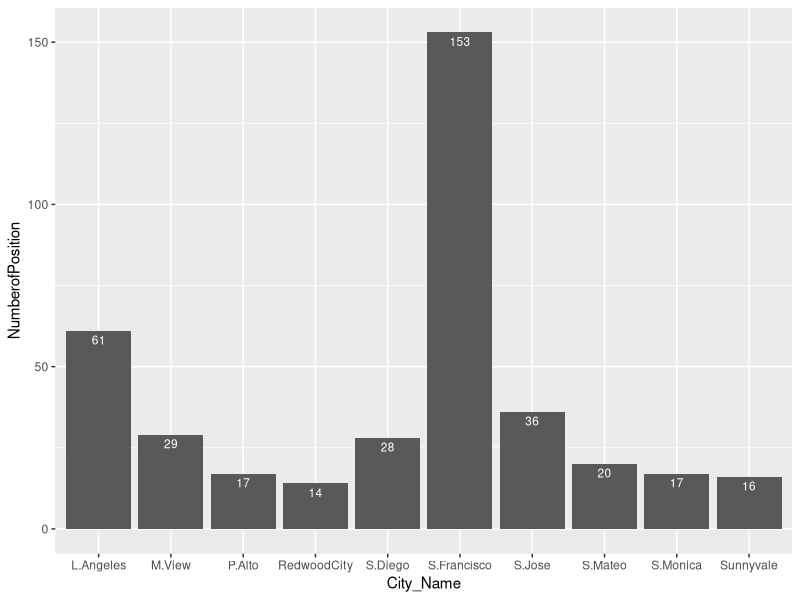
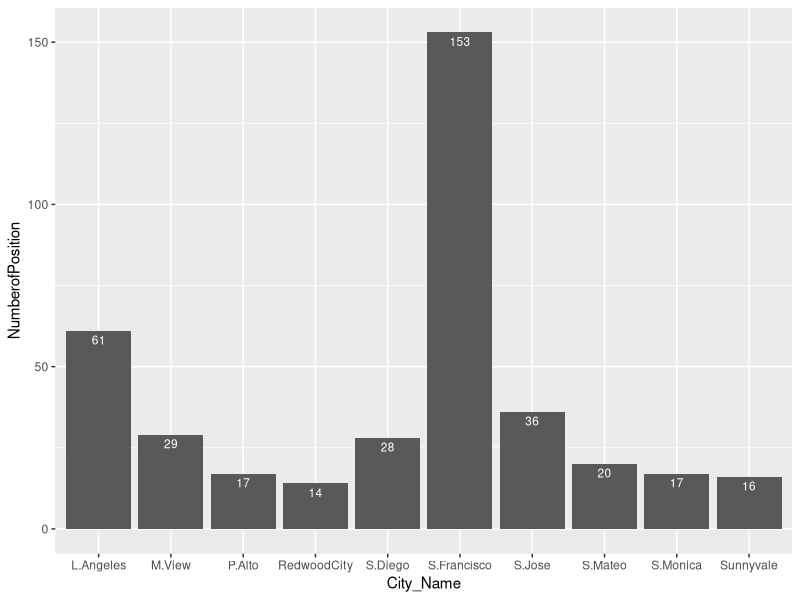
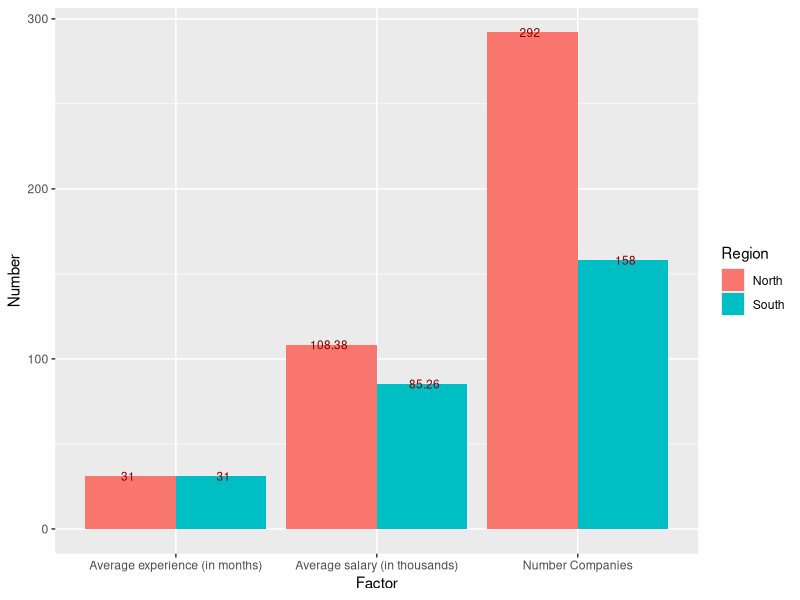
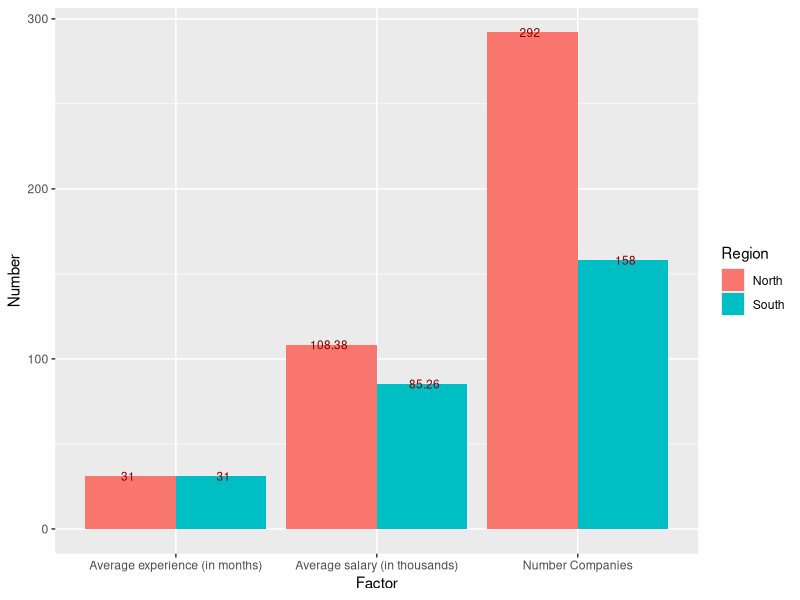
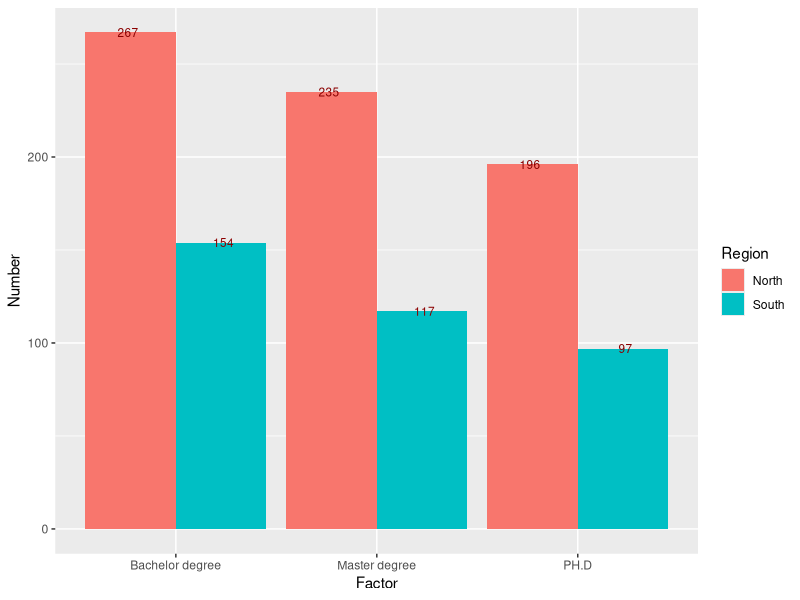
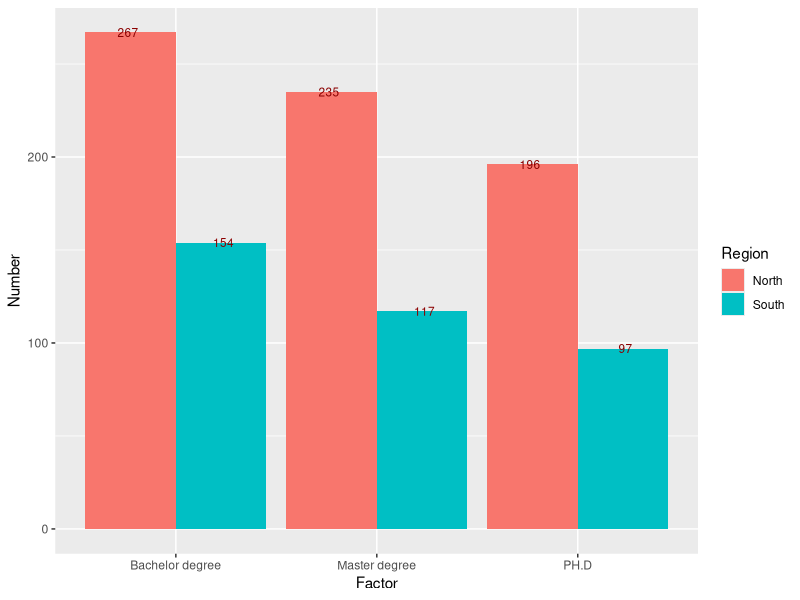
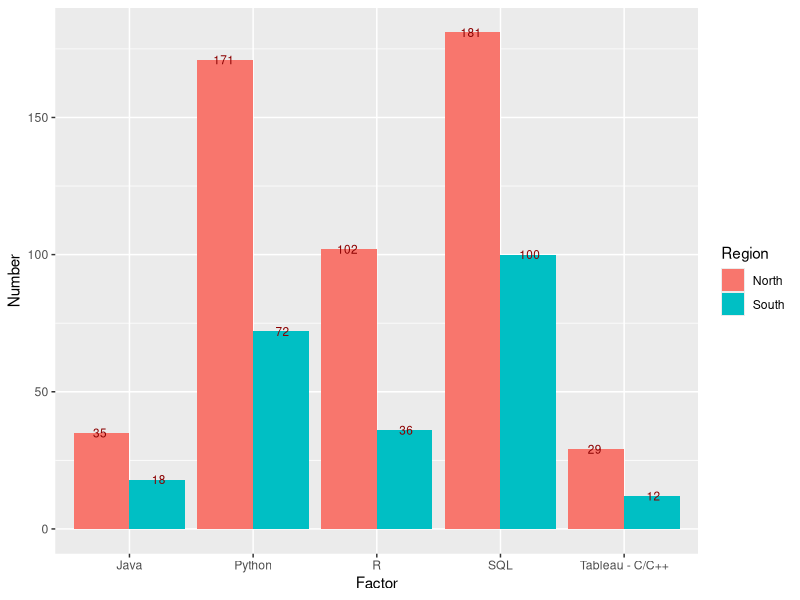
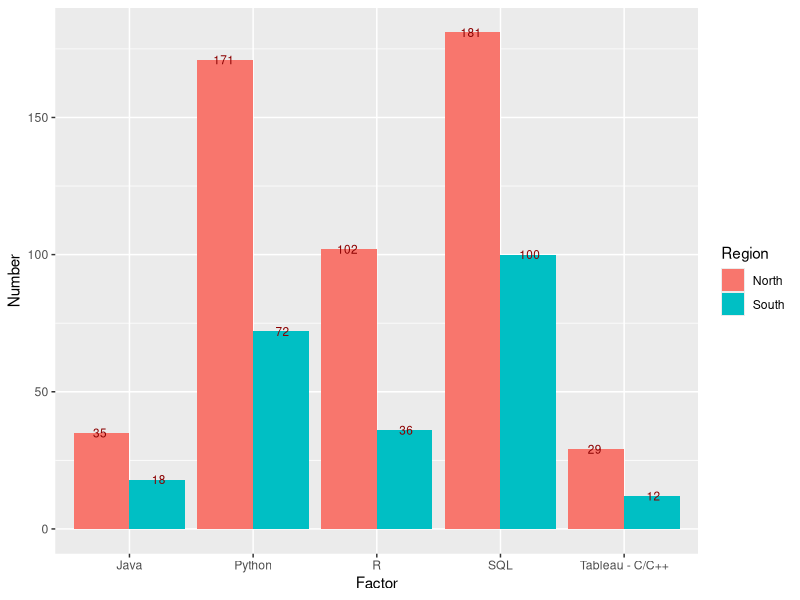

Generate these figures, in order, with R:
## ---- chunk 1
pkg_list = c("ggplot2", "plyr", "stringr")
mia_pkgs = pkg_list[!(pkg_list %in% installed.packages()[,"Package"])]
if(length(mia_pkgs) > 0) install.packages(mia_pkgs)
loaded_pkgs = lapply(pkg_list, require, character.only=TRUE)
## ---- chunk 2
jdata = read.csv("datarelatedjobs.csv")
jdata$X = NULL
names(jdata)
summary(jdata)
str(jdata)
## ---- chunk 3
jdata$Preferred_mj1 = as.character(jdata$Preferred_mj1)
jdata$Preferred_mj2 = as.character(jdata$Preferred_mj2)

for(i in 1:length(jdata$Standing)){
  if(is.na(jdata$Standing[i])){
    jdata$Standing[i] = "All levels"
  }
} 
for(i in 1:length(jdata$Preferred_mj1)){
  if(is.na(jdata$Preferred_mj1[i])){
    jdata$Preferred_mj1[i] = "Data_related"
  }  
  if(is.na(jdata$Preferred_mj2[i])){
      jdata$Preferred_mj2[i] = "Data_related"
  }
} 
count(jdata$Preferred_mj2)[order(count(jdata$Preferred_mj2)$freq, decreasing = T),]
head(jdata,10)
## ---- chunk 4
ct_City = count(jdata$City)
topCity = ct_City[order(ct_City$freq, decreasing = T),]

tCitydf = data.frame(City_Name =  c("S.Francisco" , "L.Angeles" , "S.Jose" , "M.View" , "S.Diego", "S.Mateo" , "P.Alto", "S.Monica", "Sunnyvale" , "RedwoodCity"),
                     NumberofPosition = c(topCity$freq[1:10]))

city_plotg = ggplot(data = tCitydf, aes(x = City_Name, y = NumberofPosition)) + 
    geom_bar(stat = "identity", position=position_dodge()) +
    geom_text(aes(label = NumberofPosition), position = position_dodge(0.95), vjust= 1.5, color = "white", size = 3)
jpeg('city_plotg.jpg')
plot(city_plotg)
city_plotg
## ---- chunk 5
North_sub = jdata[which(jdata$Region == "North CA"),]
head(North_sub,5)
South_sub = jdata[which(jdata$Region == "South CA"),]
head(South_sub,5)
## ---- chunk 6
n_companies_north = rep(0, length(count(North_sub$Company)$freq))
n_companies_south = rep(0, length(count(South_sub$Company)$freq))

for(i in 1:length(count(North_sub$Company)$freq)){
  if(count(North_sub$Company)$freq[i] == 1){
    n_companies_north[i] = count(North_sub$Company)$freq[i] 
  } else{
    n_companies_north[i] = 1
  }
}

for(i in 1:length(count(South_sub$Company)$freq)){
  if(count(South_sub$Company)$freq[i] == 1){
    n_companies_south[i] = count(South_sub$Company)$freq[i] 
  } else{
    n_companies_south[i] = 1
  }
}
sum(n_companies_north)
sum(n_companies_south)
## ---- chunk 7
avg_exp_N = round(mean(North_sub$Min_exp)*12,0)
avg_exp_S = round(mean(South_sub$Min_exp)*12,0)
avg_exp_N
avg_exp_S
## ---- chunk 8
#Use NA.omit to omit to take out NA values then use mean function to find average
Omit_yr_salary_N = na.omit(North_sub$Est_min_avg_salary)
Omit_yr_salary_S = na.omit(South_sub$Est_min_avg_salary)
North_Est_min_salary = round(mean(Omit_yr_salary_N)/1000,2)
South_Est_min_salary = round(mean(Omit_yr_salary_S)/1000,2)

North_Est_min_salary
South_Est_min_salary
## ---- chunk 9
firstdf = data.frame(
          Region = rep(c("North", "South"), each = 3),
          Factor = rep(c("Average experience (in months)", "Average salary (in thousands)","Number Companies")),
          Number = c(avg_exp_N, North_Est_min_salary, sum(n_companies_north),
                     avg_exp_S, South_Est_min_salary, sum(n_companies_south)))

plotfirst = ggplot(data = firstdf, aes(x = Factor, y = Number, fill = Region)) + 
    geom_bar(stat = "identity", position=position_dodge()) +  
    geom_text(aes(label = Number), position = position_dodge(0.95), vjust=0.5, color = "darkred", size = 3)

jpeg('plotfirst.jpg')
plot(plotfirst)
plotfirst

## ---- chunk 10
#Nearly same as counting number of companies:
#Create 3 vectors: n_bach, n_master, n_phd to store the values.
#For this one we need to use stringr.
#Ex: All levels -> n_bach = n_bach + 1, n_master = n_master + 1, n_phd = n_phd + 1
#BS/MS ->  n_bach = n_bach + 1, n_master = n_master + 1 (Use  stringr so that we can get only BS or only MS)
Standing_sub = jdata[which(jdata$Standing != "NA"),]
North_sub_st = Standing_sub[which(Standing_sub$Region == "North CA"),]
South_sub_st = Standing_sub[which(Standing_sub$Region == "South CA"),]
## ---- chunk 11
n_bach_S = length(str_subset(South_sub_st$Standing, pattern = "^B")) + count(South_sub_st$Standing)$freq[which(count(South_sub_st$Standing) == "All levels")]  
n_bach_S

n_master_S = length(str_subset(South_sub_st$Standing, pattern = "^MS")) + length(str_subset(South_sub_st$Standing, pattern = "MS$")) + count(South_sub_st$Standing)$freq[which(count(South_sub_st$Standing) == "All levels")] - length(str_subset(South_sub_st$Standing, pattern = "^MS$"))
n_master_S

n_PH.D_S = length(str_subset(South_sub_st$standing, pattern = "^PH.D")) + length(str_subset(South_sub_st$Standing, pattern = "PH.D$")) + count(South_sub_st$Standing)$freq[which(count(South_sub_st$Standing) == "All levels")]
n_PH.D_S
## ---- chunk 12
n_bach_N = length(str_subset(North_sub_st$Standing, pattern = "^B")) + count(North_sub_st$Standing)$freq[which(count(North_sub_st$Standing) == "All levels")]  
n_bach_N

n_master_N = length(str_subset(North_sub_st$Standing, pattern = "^MS")) + length(str_subset(North_sub_st$Standing, pattern = "MS$")) + count(North_sub_st$Standing)$freq[which(count(North_sub_st$Standing) == "All levels")] - length(str_subset(North_sub_st$Standing, pattern = "^MS$"))
n_master_N

n_PH.D_N = length(str_subset(North_sub_st$standing, pattern = "^PH.D")) + length(str_subset(North_sub_st$Standing, pattern = "PH.D$")) + count(North_sub_st$Standing)$freq[which(count(North_sub_st$Standing) == "All levels")]
n_PH.D_N
## ---- chunk 13
secondtdf = data.frame(
          Region = rep(c("North", "South"), each = 3),
          Factor = rep(c("Bachelor degree", "Master degree","PH.D")),
          Number = c(n_bach_N, n_master_N, n_PH.D_N,
                     n_bach_S, n_master_S, n_PH.D_S))

plotsecond = ggplot(data = secondtdf, aes(x = Factor, y = Number, fill = Region)) + 
    geom_bar(stat = "identity", position=position_dodge()) +  
    geom_text(aes(label = Number), position = position_dodge(0.95), vjust=0.5, color = "darkred", size = 3)

jpeg('plotsecond.jpg')
plot(plotsecond)
plotsecond
## ---- chunk 14
count_order = function(col1, col2, order, top){
  ct1 = count(col1)
  ct2 = count(col2)
  if(order == "decreasing"){
    ct1_inc = ct1[order(ct1$freq, decreasing = T),]
    ct2_inc = ct2[order(ct2$freq, decreasing = T),]
    
    cl = length(ct1_inc$freq) - length(ct2_inc$freq)

    if(cl < 0){
      fresult = data.frame(Lang1 = c(as.character(ct1_inc$x), rep(NA,abs(cl))),
                            Freq1 = c(ct1_inc$freq, rep(NA,abs(cl))),
                            Lang2 = as.character(ct2_inc$x),
                            Freq2 = ct2_inc$freq)                  

    } else{
      fresult = data.frame(Lang1 = as.character(ct1_inc$x),
                            Freq1 = ct1_inc$freq,
                            Lang2 = c(as.character(ct2_inc$x), rep(NA,cl)),
                            Freq2 = c(ct2_inc$freq,rep(NA,cl)))         
      }
  }
  else{
    ct1_dec = ct1[order(ct1$freq, decreasing = F),]
    ct2_dec = ct2[order(ct2$freq, decreasing = F),]
    
    cl = length(ct1_dec$freq) - length(ct2_dec$freq)

    if(cl < 0){
      fresult = data.frame(Lang1 = c(as.character(ct1_dec$x), rep(NA,abs(cl))),
                            Freq1 = c(ct1_dec$freq, rep(NA,abs(cl))),
                            Lang2 = as.character(ct2_dec$x),
                            Freq2 = ct2_dec$freq)                  
    } else{
      fresult = data.frame(Lang1 = as.character(ct1_dec$x),
                            Freq1 = ct1_dec$freq,
                            Lang2 = c(as.character(ct2_dec$x), rep(NA,cl)),
                            Freq2 = c(ct2_dec$freq,rep(NA,cl))) 
    }
  }
  for(i in 1:15){
    for(j in 1:15){
      if(fresult$Lang1[i] == fresult$Lang2[j]){
        fresult$Freq1[i] = fresult$Freq1[i] + fresult$Freq2[j]
      }
    }
  }
  if(order == "decreasing"){
    res = fresult[order(fresult$Freq1, decreasing = T),]
  } else {
    res = fresult[order(fresult$Freq1, decreasing = F),]
  }
  return(res[1:top,1:2])
}

## ---- chunk 15
sl = count_order(South_sub_st$Preferred_lang1, South_sub_st$Preferred_lang2,"decreasing", 5)
nl = count_order(North_sub_st$Preferred_lang1, North_sub_st$Preferred_lang2,"decreasing", 5)
sl
nl
thirddf = data.frame(
          Region = rep(c("North", "South"), each = 5),
          Factor = rep(c("SQL", "Python", "R", "Java", "Tableau - C/C++"),2),
          Number = c(nl$Freq1[1], nl$Freq1[2], nl$Freq1[3], nl$Freq1[4], nl$Freq1[5], 
                     sl$Freq1[1], sl$Freq1[2], sl$Freq1[3], sl$Freq1[4], sl$Freq1[5]))

plotthird = ggplot(data = thirddf, aes(x = Factor, y = Number, fill = Region)) + 
    geom_bar(stat = "identity", position=position_dodge()) +  
    geom_text(aes(label = Number), position = position_dodge(0.95), vjust=0.5, color = "darkred", size = 3)

jpeg('plotthird.jpg')
plot(plotthird)
plotthird
## ---- chunk 16
n_cpp_North = length(str_subset(North_sub_st$Preferred_lang1, pattern = "^C\\++$")) +length(str_subset(North_sub_st$Preferred_lang2, pattern = "C\\++$"))

n_cpp_South = length(str_subset(South_sub_st$Preferred_lang1, pattern = "^C\\++$")) +length(str_subset(South_sub_st$Preferred_lang2, pattern = "C\\++$"))

n_java_South = length(str_subset(South_sub_st$Preferred_lang1, pattern = "^Java$")) +length(str_subset(South_sub_st$Preferred_lang2, pattern = "^Java$"))

n_java_North = length(str_subset(North_sub_st$Preferred_lang1, pattern = "^Java$")) +length(str_subset(North_sub_st$Preferred_lang2, pattern = "^Java$"))

n_Python_North = length(str_subset(North_sub_st$Preferred_lang1, pattern = "^Python$"))+length(str_subset(North_sub_st$Preferred_lang2, pattern = "^Python$"))

n_Python_South = length(str_subset(South_sub_st$Preferred_lang1, pattern = "^Python$"))  +length(str_subset(South_sub_st$Preferred_lang2, pattern ="^Python$"))

n_R_North = length(str_subset(North_sub_st$Preferred_lang1, pattern = "^R$")) +length(str_subset(North_sub_st$Preferred_lang2, pattern = "R$"))

n_R_South = length(str_subset(South_sub_st$Preferred_lang1, pattern = "^R$"))  +length(str_subset(South_sub_st$Preferred_lang2, pattern = "R$"))
n_R_South
n_SQL_North = length(str_subset(North_sub_st$Preferred_lang1, pattern = "^SQL$")) +length(str_subset(North_sub_st$Preferred_lang1, pattern = "/SQL$")) +length(str_subset(North_sub_st$Preferred_lang2, pattern = "^SQL$"))

n_SQL_South = length(str_subset(South_sub_st$Preferred_lang1, pattern = "^SQL$"))+ length(str_subset(South_sub_st$Preferred_lang1, pattern = "/SQL$"))+ length(str_subset(South_sub_st$Preferred_lang2, pattern = "^SQL$"))


res = cbind(nl,sl)
handwaydf = data.frame(NLang1 = c("SQL", "Python", "R", "Java", "C/C++"),
                       NFreg1 = c(n_SQL_North, n_Python_North, n_R_North, n_java_North, n_cpp_North),
                       SLang1 = c("SQL", "Python", "R", "Java", "C/C++"),
                       NLang1 = c(n_SQL_South, n_Python_South, n_R_South, n_java_South, n_cpp_South))
res
handwaydf
## ---- chunk 17
smj = count_order(South_sub_st$Preferred_mj1, South_sub_st$Preferred_mj2,"decreasing", 5)
nmj = count_order(North_sub_st$Preferred_mj1, North_sub_st$Preferred_mj2,"decreasing", 5)
smj
nmj
forthdf = data.frame(
          Region = rep(c("North", "South"), each = 5),
          Factor = rep(c("CS", "Tech field - Stats", "Stats - Tech field", "Math", "Engineering"),2), 
          Number = c(nmj$Freq1[1], nmj$Freq1[2], nmj$Freq1[3], nmj$Freq1[4], nmj$Freq1[5], 
                     smj$Freq1[1], smj$Freq1[2], smj$Freq1[3], smj$Freq1[4], smj$Freq1[5]))

plotforth = ggplot(data = forthdf, aes(x = Factor, y = Number, fill = Region)) + 
    geom_bar(stat = "identity", position=position_dodge()) +  
    geom_text(aes(label = Number), position = position_dodge(0.95), vjust=0.5, color = "darkred", size = 3)

jpeg('plotforth.jpg')
plot(plotforth)
plotforth


## ---- chunk 18
top20 = count_order(jdata$Preferred_lang1, jdata$Preferred_lang2,"decreasing", 20)
top20
## ---- chunk 19
for (i in 1:length(jdata$Standing)){
  if(!is.na(str_extract(jdata$Standing[i], pattern = "^B")) || !is.na(str_extract(jdata$Standing[i], pattern = "^A"))){
    jdata$Difficulty[i] = "Easy"
  } else if (!is.na(str_extract(jdata$Standing[i], pattern = "^M"))){
    jdata$Difficulty[i] = "Medium"
  } else if (!is.na(str_extract(jdata$Standing[i], pattern = "^P"))){
    jdata$Difficulty[i] = "Hard"
  }
}
## ---- chunk 20
find_company = function(Difficulty, Exp, Region,Language){
  Argu_y = jdata$Company[which(jdata$Difficulty == Difficulty)]
  Argu_x = jdata$Company[which(jdata$Min_exp <= Exp)]
  Argu_z = jdata$Company[which(jdata$Region == Region)]
  Argu_u1 = jdata$Company[which(jdata$Preferred_lang1 == Language)]
  Argu_u2 = jdata$Company[which(jdata$Preferred_lang2 == Language)]
  
  return(union(intersect(intersect(Argu_x,Argu_y),intersect(Argu_z,Argu_u1)),intersect(intersect(Argu_x,Argu_y),intersect(Argu_z,Argu_u2))))

}

find_company("Medium", 5, "South CA","R")
## ---- chunk 21
n_find_company = function(Difficulty, Exp, Region,Language){
a = jdata$Company[which(jdata$Difficulty == Difficulty),]
b = jdata$Company[which(jdata$Min_exp <= Exp),]
c = jdata$Company[which(jdata$Region == Region),]
d1 = jdata$Company[which(jdata$Preferred_lang1 == Language),]
d2 = jdata$Company[which(jdata$Preferred_lang2 == Language),]

pre_r1 = a[which(a$Min_exp <= Exp)]
nex_r1 = pre_r1[which(pre_r1$Region == Region)]
r1     = nex_r1[which(nex_r1$Preferred_lang1 == Language)]

pre_r2 = a[which(a$Min_exp <= Exp)]
nex_r2 = pre_r2[which(pre_r2$Region == Region)]
r2     = nex_r2[which(nex_r2$Preferred_lang2 == Language)]

rbind(r1,r2)
}
find_company("Medium", 5, "South CA","R")
## ---- chunk 22
major = count(jdata$Position)
count(North_sub_st$Position)

n_eng_north = length(str_subset(North_sub_st$Position, pattern = "^Data Engineer"))+length(str_subset(North_sub_st$Position, pattern = "Data Engineer$")) - length(str_subset(North_sub_st$Position, pattern = "^Data Engineer$"))

n_eng_north

n_eng_south = length(str_subset(South_sub_st$Position, pattern = "^Data Engineer"))+length(str_subset(South_sub_st$Position, pattern = "Data Engineer$")) - length(str_subset(South_sub_st$Position, pattern = "^Data Engineer$"))

n_eng_south

n_sci_north =  length(str_subset(North_sub_st$Position, pattern = "^Data Scientist"))+length(str_subset(North_sub_st$Position, pattern = "Data Scientist$")) - length(str_subset(North_sub_st$Position, pattern = "^Data Scientist$"))

n_sci_north

n_sci_south = length(str_subset(South_sub_st$Position, pattern = "^Data Scientist"))+length(str_subset(South_sub_st$Position, pattern = "Data Scientist$")) - length(str_subset(South_sub_st$Position, pattern = "^Data Scientist$"))

n_sci_south
## ---- chunk 23
P_data_fr = data.frame(Region = c("North","South","North","South"),
  Number = c(n_eng_north,n_eng_south,n_sci_north,n_sci_south),
  Factor = rep(c("Data Engineer","Data Scientist"),each = 2)
)

Plot_1 = ggplot(data = P_data_fr, aes(x = Factor, y = Number, fill = Region)) + 
    geom_bar(stat = "identity", position=position_dodge()) +  
    geom_text(aes(label = Number), position = position_dodge(0.95), vjust=0.5, color = "darkred", size = 3)

#jpeg('plotsecond.jpg')
#plot(plotsecond)
Plot_1
## ---- chunk 24
for(i in 1:length(jdata$Min_exp)){
  if(jdata$Min_exp[i] == 1 & !is.na(jdata$Est_min_avg_salary[i])){
    if(jdata$Est_min_avg_salary[i] >= 150000){
      jdata$Min_exp[i] = 4
    }
    else if(jdata$Est_min_avg_salary[i] >= 130000 &
            jdata$Est_min_avg_salary[i] <  150000){
      jdata$Min_exp[i] = 3
    }
    else if (jdata$Est_min_avg_salary[i] >= 100000 &
             jdata$Est_min_avg_salary[i] <  130000){
      jdata$Min_exp[i] = 2
    }
    else{jdata$Min_exp[i] = 1}
  } 
}
## ---- chunk 25
set.seed(2018)
result = jdata$Est_min_avg_salary[which.min(jdata$Est_min_avg_salary)]
for (i in 1:length(jdata$City))
if(count(jdata$City)$freq[which(count(jdata$City)$x == (jdata$City[i]))] > mean(count(jdata$City)$freq)){ 
  jdata$Jobs_density[i] = "High"
  jdata$City_Bonus[i] = round(rnorm(1, mean = result * 1.5, sd = 1500),1) 
} else {
  jdata$Jobs_density[i] = "Low"
  jdata$City_Bonus[i] = round(rnorm(1, mean = result * 1.45, sd = 1500),1) 
}
## ---- chunk 26
set.seed(2018)
for (i in 1:length(jdata$Position)){
  if(str_detect(jdata$Position[i], pattern = "Engineer")){
    jdata$Posi_Bonus[i] = round(rnorm(1, mean = 25000, sd = 1000),1)
  }  else if (str_detect(jdata$Position[i], pattern = "Scientist")){
    jdata$Posi_Bonus[i] = round(rnorm(1, mean = 22000, sd = 1000),1)
  }  else if (str_detect(jdata$Position[i], pattern = "Analyst")){
    jdata$Posi_Bonus[i] = round(rnorm(1, mean = 15000, sd = 1000),1)
  } else {
    jdata$Posi_Bonus[i] = round(rnorm(1, mean = 10000, sd = 1000),1)
  }
}

## ---- chunk 27
calc_salary = na.omit(jdata$Est_min_avg_salary)
avg_salary = mean(calc_salary[which(calc_salary >= 100000)])
salaryvsyear = lm(Est_min_avg_salary ~ Min_exp, data = jdata)
summary(salaryvsyear)
#Since the p-value for this model is very small it looks like the Min_exp is significant.
exp_multiplier = summary(salaryvsyear)$coef[2,1]
## ---- chunk 28
set.seed(2018)
for (i in 1:length(jdata$Min_exp)){
  if(is.na(jdata$Est_min_avg_salary[i])){
    jdata$Exp_Bonus[i] = round(exp_multiplier * jdata$Min_exp[i] / mean(jdata$Min_exp) ,1) 
  }  else if(!is.na(jdata$Est_min_avg_salary[i]) & jdata$Est_min_avg_salary[i] >= 100000){
    jdata$Exp_Bonus[i] = round(exp_multiplier * jdata$Min_exp[i] ,1) 
  }  else {
    jdata$Exp_Bonus[i] = round(exp_multiplier * jdata$Min_exp[i] /2 ,1) 
  }
}
head(jdata,50)

## ---- chunk 29
par(mfrow = c(1,3))
model1 = lm(Est_min_avg_salary ~ City_Bonus, data = jdata)
plot(jdata$Est_min_avg_salary ~ jdata$City_Bonus, main = "Salary vs City Bonus", xlab = "City Bonus", ylab = "Salary")
abline(model1)

model2 = lm(Est_min_avg_salary ~ Posi_Bonus, data = jdata)
plot(jdata$Est_min_avg_salary ~ jdata$Posi_Bonus, main = "Salary vs Position Bonus", xlab = "Position Bonus", ylab = "Salary")
abline(model2)

model3 = lm(Est_min_avg_salary ~ Exp_Bonus, data = jdata)
plot(jdata$Est_min_avg_salary ~ jdata$Exp_Bonus, main = "Salary vs Experience Bonus", xlab = "Experience Bonus", ylab = "Salary")
abline(model3)
## ---- chunk 30
fit_model = lm(Est_min_avg_salary ~ Exp_Bonus + City_Bonus + Posi_Bonus, data = jdata)
summary(fit_model)
## ---- chunk 31
full_model = lm(Est_min_avg_salary ~ Min_exp + Exp_Bonus + City_Bonus + Posi_Bonus, data = jdata)
sele_model = step(full_model, direction = "backward", trace = 0)
sele_model

## ---- chunk 32
for(i in 1:length(jdata$Est_min_avg_salary)){
  jdata$New_min_avg_salary[i] = jdata$City_Bonus[i] + jdata$Posi_Bonus[i] + jdata$Exp_Bonus[i]
}

## ---- chunk 33
model_compare = lm(Est_min_avg_salary ~ New_min_avg_salary, data = jdata)
plot(jdata$Est_min_avg_salary, jdata$New_min_avg_salary)
abline(model_compare)
## ---- chunk 34
for(i in 1:length(jdata$Region)){
  if(jdata$Region[i] == "North CA"){
    jdata$Region_Logic[i] = 1
  } else { 
    jdata$Region_Logic[i] = 0
  }
}
head(jdata,50)

## ---- chunk 35
fit_glm = glm(Region_Logic ~ Est_min_avg_salary, data = jdata, family = binomial)
fit_lm  =  lm(Region_Logic ~ Est_min_avg_salary, data = jdata)

qplot(jdata$Est_min_avg_salary, jdata$Region_Logic) + stat_smooth()
## ---- chunk 36
reg_interaction = glm(Region_Logic ~ Est_min_avg_salary + City_Bonus + Posi_Bonus + Exp_Bonus + Est_min_avg_salary:City_Bonus, family = binomial, data = jdata)
summary(reg_interaction) 
